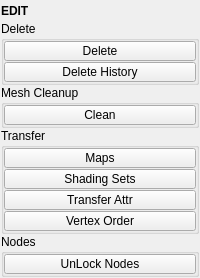
<?xml version="1.0" encoding="UTF-8"?>
<ui version="4.0">
 <class>QtUi</class>
 <widget class="QMainWindow" name="QtUi">
  <property name="geometry">
   <rect>
    <x>0</x>
    <y>0</y>
    <width>200</width>
    <height>267</height>
   </rect>
  </property>
  <property name="tabShape">
   <enum>QTabWidget::Triangular</enum>
  </property>
  <property name="dockNestingEnabled">
   <bool>true</bool>
  </property>
  <property name="dockOptions">
   <set>QMainWindow::AllowNestedDocks|QMainWindow::AllowTabbedDocks|QMainWindow::AnimatedDocks|QMainWindow::ForceTabbedDocks</set>
  </property>
  <property name="bnabled" stdset="0">
   <bool>true</bool>
  </property>
  <widget class="QWidget" name="central_widget">
   <property name="minimumSize">
    <size>
     <width>200</width>
     <height>0</height>
    </size>
   </property>
   <property name="baseSize">
    <size>
     <width>200</width>
     <height>0</height>
    </size>
   </property>
   <property name="palette">
    <palette>
     <active>
      <colorrole role="Highlight">
       <brush brushstyle="SolidPattern">
        <color alpha="255">
         <red>168</red>
         <green>152</green>
         <blue>250</blue>
        </color>
       </brush>
      </colorrole>
     </active>
     <inactive>
      <colorrole role="Highlight">
       <brush brushstyle="SolidPattern">
        <color alpha="255">
         <red>168</red>
         <green>152</green>
         <blue>250</blue>
        </color>
       </brush>
      </colorrole>
     </inactive>
     <disabled>
      <colorrole role="Highlight">
       <brush brushstyle="SolidPattern">
        <color alpha="255">
         <red>168</red>
         <green>152</green>
         <blue>250</blue>
        </color>
       </brush>
      </colorrole>
     </disabled>
    </palette>
   </property>
   <layout class="QVBoxLayout" name="verticalLayout_2">
    <property name="leftMargin">
     <number>1</number>
    </property>
    <property name="topMargin">
     <number>1</number>
    </property>
    <property name="rightMargin">
     <number>1</number>
    </property>
    <property name="bottomMargin">
     <number>1</number>
    </property>
    <item>
     <layout class="QVBoxLayout" name="verticalLayout">
      <property name="spacing">
       <number>0</number>
      </property>
      <item>
       <widget class="Header" name="header">
        <property name="minimumSize">
         <size>
          <width>0</width>
          <height>20</height>
         </size>
        </property>
        <property name="maximumSize">
         <size>
          <width>16777215</width>
          <height>20</height>
         </size>
        </property>
        <property name="font">
         <font>
          <weight>75</weight>
          <bold>true</bold>
         </font>
        </property>
        <property name="text">
         <string>EDIT</string>
        </property>
       </widget>
      </item>
      <item>
       <widget class="QGroupBox" name="delete_2">
        <property name="title">
         <string>Delete</string>
        </property>
        <layout class="QVBoxLayout" name="verticalLayout_4">
         <property name="spacing">
          <number>1</number>
         </property>
         <property name="leftMargin">
          <number>0</number>
         </property>
         <property name="topMargin">
          <number>0</number>
         </property>
         <property name="rightMargin">
          <number>0</number>
         </property>
         <property name="bottomMargin">
          <number>0</number>
         </property>
         <item>
          <widget class="PushButton" name="tb002">
           <property name="minimumSize">
            <size>
             <width>0</width>
             <height>20</height>
            </size>
           </property>
           <property name="maximumSize">
            <size>
             <width>16777215</width>
             <height>20</height>
            </size>
           </property>
           <property name="toolTip">
            <string>Delete Component or if object selected, along axis</string>
           </property>
           <property name="layoutDirection">
            <enum>Qt::LeftToRight</enum>
           </property>
           <property name="text">
            <string>Delete</string>
           </property>
           <property name="iconSize">
            <size>
             <width>18</width>
             <height>18</height>
            </size>
           </property>
          </widget>
         </item>
         <item>
          <widget class="PushButton" name="tb001">
           <property name="minimumSize">
            <size>
             <width>0</width>
             <height>20</height>
            </size>
           </property>
           <property name="maximumSize">
            <size>
             <width>16777215</width>
             <height>20</height>
            </size>
           </property>
           <property name="toolTip">
            <string>Delete construction history</string>
           </property>
           <property name="text">
            <string>Delete History</string>
           </property>
           <property name="iconSize">
            <size>
             <width>18</width>
             <height>18</height>
            </size>
           </property>
          </widget>
         </item>
        </layout>
       </widget>
      </item>
      <item>
       <widget class="QGroupBox" name="mesh_cleanup">
        <property name="title">
         <string>Mesh Cleanup</string>
        </property>
        <layout class="QVBoxLayout" name="verticalLayout_3">
         <property name="spacing">
          <number>1</number>
         </property>
         <property name="leftMargin">
          <number>0</number>
         </property>
         <property name="topMargin">
          <number>0</number>
         </property>
         <property name="rightMargin">
          <number>0</number>
         </property>
         <property name="bottomMargin">
          <number>0</number>
         </property>
         <item>
          <widget class="PushButton" name="tb000">
           <property name="minimumSize">
            <size>
             <width>0</width>
             <height>20</height>
            </size>
           </property>
           <property name="maximumSize">
            <size>
             <width>16777215</width>
             <height>20</height>
            </size>
           </property>
           <property name="toolTip">
            <string>Mesh Cleanup: find topological errors.</string>
           </property>
           <property name="text">
            <string>Clean</string>
           </property>
           <property name="iconSize">
            <size>
             <width>18</width>
             <height>18</height>
            </size>
           </property>
          </widget>
         </item>
        </layout>
       </widget>
      </item>
      <item>
       <widget class="QGroupBox" name="transfer">
        <property name="title">
         <string>Transfer</string>
        </property>
        <layout class="QGridLayout" name="gridLayout">
         <property name="leftMargin">
          <number>0</number>
         </property>
         <property name="topMargin">
          <number>0</number>
         </property>
         <property name="rightMargin">
          <number>0</number>
         </property>
         <property name="bottomMargin">
          <number>0</number>
         </property>
         <property name="spacing">
          <number>1</number>
         </property>
         <item row="0" column="0">
          <widget class="QPushButton" name="b021">
           <property name="minimumSize">
            <size>
             <width>0</width>
             <height>20</height>
            </size>
           </property>
           <property name="maximumSize">
            <size>
             <width>16777215</width>
             <height>20</height>
            </size>
           </property>
           <property name="palette">
            <palette>
             <active>
              <colorrole role="Highlight">
               <brush brushstyle="SolidPattern">
                <color alpha="255">
                 <red>80</red>
                 <green>138</green>
                 <blue>255</blue>
                </color>
               </brush>
              </colorrole>
             </active>
             <inactive>
              <colorrole role="Highlight">
               <brush brushstyle="SolidPattern">
                <color alpha="255">
                 <red>80</red>
                 <green>138</green>
                 <blue>255</blue>
                </color>
               </brush>
              </colorrole>
             </inactive>
             <disabled>
              <colorrole role="Highlight">
               <brush brushstyle="SolidPattern">
                <color alpha="255">
                 <red>51</red>
                 <green>153</green>
                 <blue>255</blue>
                </color>
               </brush>
              </colorrole>
             </disabled>
            </palette>
           </property>
           <property name="toolTip">
            <string>Transfer Maps: Transfer surface detail from one set of surfaces to another</string>
           </property>
           <property name="text">
            <string>Maps</string>
           </property>
           <property name="autoDefault">
            <bool>true</bool>
           </property>
           <property name="default">
            <bool>false</bool>
           </property>
           <property name="flat">
            <bool>false</bool>
           </property>
           <property name="bnabled" stdset="0">
            <bool>true</bool>
           </property>
          </widget>
         </item>
         <item row="1" column="0">
          <widget class="QPushButton" name="b027">
           <property name="minimumSize">
            <size>
             <width>0</width>
             <height>20</height>
            </size>
           </property>
           <property name="maximumSize">
            <size>
             <width>16777215</width>
             <height>20</height>
            </size>
           </property>
           <property name="palette">
            <palette>
             <active>
              <colorrole role="Highlight">
               <brush brushstyle="SolidPattern">
                <color alpha="255">
                 <red>80</red>
                 <green>138</green>
                 <blue>255</blue>
                </color>
               </brush>
              </colorrole>
             </active>
             <inactive>
              <colorrole role="Highlight">
               <brush brushstyle="SolidPattern">
                <color alpha="255">
                 <red>80</red>
                 <green>138</green>
                 <blue>255</blue>
                </color>
               </brush>
              </colorrole>
             </inactive>
             <disabled>
              <colorrole role="Highlight">
               <brush brushstyle="SolidPattern">
                <color alpha="255">
                 <red>51</red>
                 <green>153</green>
                 <blue>255</blue>
                </color>
               </brush>
              </colorrole>
             </disabled>
            </palette>
           </property>
           <property name="toolTip">
            <string/>
           </property>
           <property name="text">
            <string>Shading Sets</string>
           </property>
           <property name="autoDefault">
            <bool>true</bool>
           </property>
           <property name="default">
            <bool>false</bool>
           </property>
           <property name="flat">
            <bool>false</bool>
           </property>
           <property name="bnabled" stdset="0">
            <bool>true</bool>
           </property>
          </widget>
         </item>
         <item row="3" column="0">
          <widget class="QPushButton" name="b022">
           <property name="minimumSize">
            <size>
             <width>0</width>
             <height>20</height>
            </size>
           </property>
           <property name="maximumSize">
            <size>
             <width>16777215</width>
             <height>20</height>
            </size>
           </property>
           <property name="palette">
            <palette>
             <active>
              <colorrole role="Highlight">
               <brush brushstyle="SolidPattern">
                <color alpha="255">
                 <red>80</red>
                 <green>138</green>
                 <blue>255</blue>
                </color>
               </brush>
              </colorrole>
             </active>
             <inactive>
              <colorrole role="Highlight">
               <brush brushstyle="SolidPattern">
                <color alpha="255">
                 <red>80</red>
                 <green>138</green>
                 <blue>255</blue>
                </color>
               </brush>
              </colorrole>
             </inactive>
             <disabled>
              <colorrole role="Highlight">
               <brush brushstyle="SolidPattern">
                <color alpha="255">
                 <red>51</red>
                 <green>153</green>
                 <blue>255</blue>
                </color>
               </brush>
              </colorrole>
             </disabled>
            </palette>
           </property>
           <property name="toolTip">
            <string>Transfer vertex ID ordering from one surface to another</string>
           </property>
           <property name="text">
            <string>Vertex Order</string>
           </property>
           <property name="autoDefault">
            <bool>true</bool>
           </property>
           <property name="default">
            <bool>false</bool>
           </property>
           <property name="flat">
            <bool>false</bool>
           </property>
           <property name="bnabled" stdset="0">
            <bool>true</bool>
           </property>
          </widget>
         </item>
         <item row="2" column="0">
          <widget class="QPushButton" name="b023">
           <property name="minimumSize">
            <size>
             <width>0</width>
             <height>20</height>
            </size>
           </property>
           <property name="maximumSize">
            <size>
             <width>16777215</width>
             <height>20</height>
            </size>
           </property>
           <property name="toolTip">
            <string>Transfer attribute connections and values from the first selected node to the second</string>
           </property>
           <property name="text">
            <string>Transfer Attr</string>
           </property>
           <property name="iconSize">
            <size>
             <width>18</width>
             <height>18</height>
            </size>
           </property>
           <property name="autoDefault">
            <bool>false</bool>
           </property>
           <property name="default">
            <bool>false</bool>
           </property>
           <property name="flat">
            <bool>false</bool>
           </property>
           <property name="bnabled" stdset="0">
            <bool>true</bool>
           </property>
          </widget>
         </item>
        </layout>
       </widget>
      </item>
      <item>
       <widget class="QGroupBox" name="nodes">
        <property name="title">
         <string>Nodes</string>
        </property>
        <layout class="QVBoxLayout" name="verticalLayout_5">
         <property name="spacing">
          <number>1</number>
         </property>
         <property name="leftMargin">
          <number>0</number>
         </property>
         <property name="topMargin">
          <number>0</number>
         </property>
         <property name="rightMargin">
          <number>0</number>
         </property>
         <property name="bottomMargin">
          <number>0</number>
         </property>
         <item>
          <widget class="PushButton" name="tb004">
           <property name="minimumSize">
            <size>
             <width>0</width>
             <height>20</height>
            </size>
           </property>
           <property name="maximumSize">
            <size>
             <width>16777215</width>
             <height>20</height>
            </size>
           </property>
           <property name="toolTip">
            <string>Lock or Unlock Nodes.</string>
           </property>
           <property name="text">
            <string>UnLock Nodes</string>
           </property>
           <property name="iconSize">
            <size>
             <width>18</width>
             <height>18</height>
            </size>
           </property>
          </widget>
         </item>
        </layout>
       </widget>
      </item>
      <item>
       <spacer name="verticalSpacer_2">
        <property name="orientation">
         <enum>Qt::Vertical</enum>
        </property>
        <property name="sizeHint" stdset="0">
         <size>
          <width>0</width>
          <height>10</height>
         </size>
        </property>
       </spacer>
      </item>
     </layout>
    </item>
   </layout>
  </widget>
 </widget>
 <customwidgets>
  <customwidget>
   <class>Header</class>
   <extends>QLabel</extends>
   <header>uitk.widgets.header.Header.h</header>
  </customwidget>
  <customwidget>
   <class>PushButton</class>
   <extends>QPushButton</extends>
   <header>widgets.pushbutton.h</header>
  </customwidget>
 </customwidgets>
 <resources/>
 <connections/>
 <designerdata>
  <property name="gridDeltaX">
   <number>5</number>
  </property>
  <property name="gridDeltaY">
   <number>5</number>
  </property>
  <property name="gridSnapX">
   <bool>true</bool>
  </property>
  <property name="gridSnapY">
   <bool>true</bool>
  </property>
  <property name="gridVisible">
   <bool>true</bool>
  </property>
 </designerdata>
</ui>
